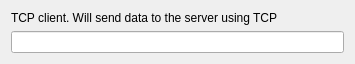
<?xml version="1.0" encoding="UTF-8"?>
<ui version="4.0">
 <class>Widget</class>
 <widget class="QWidget" name="Widget">
  <property name="geometry">
   <rect>
    <x>0</x>
    <y>0</y>
    <width>355</width>
    <height>57</height>
   </rect>
  </property>
  <property name="windowTitle">
   <string>Widget</string>
  </property>
  <layout class="QVBoxLayout" name="verticalLayout">
   <item>
    <widget class="QLabel" name="label">
     <property name="text">
      <string>TCP client. Will send data to the server using TCP</string>
     </property>
    </widget>
   </item>
   <item>
    <widget class="QLineEdit" name="lineEdit"/>
   </item>
  </layout>
 </widget>
 <resources/>
 <connections/>
</ui>
